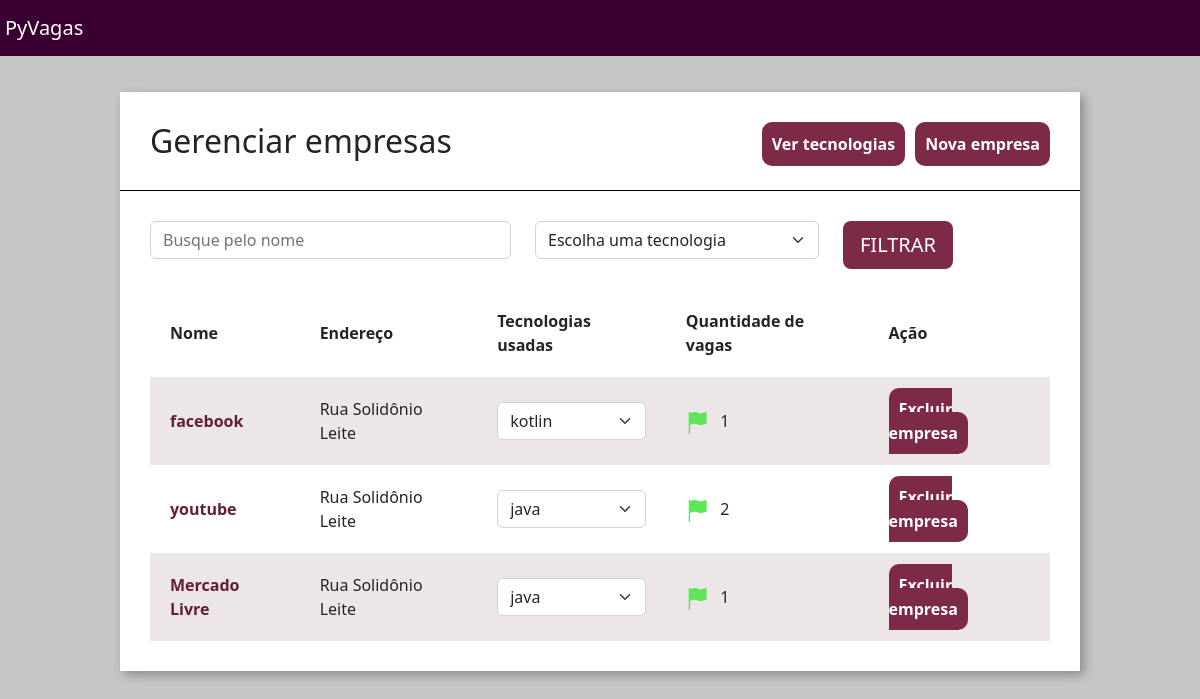
The app's page /home/empresas/, older data.
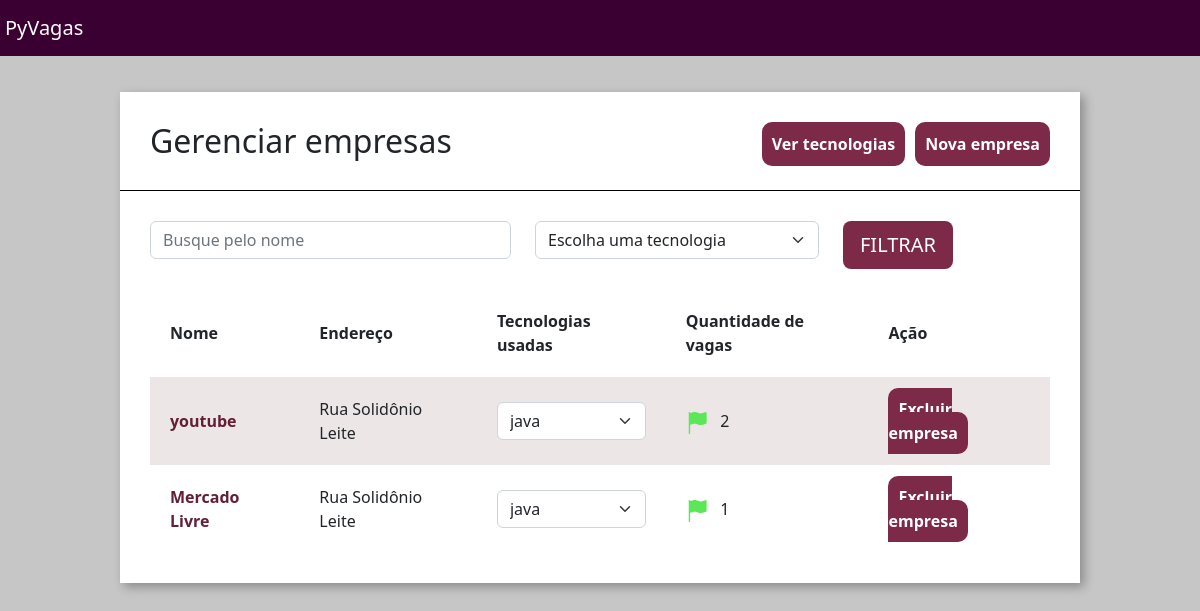
The same page, newer data.
### empresa/models.py (models this page shows, shortened)
class Empresa(models.Model):
    choices_nicho_mercado = (
        ('P', 'Programação'),
        ('S', 'Suporte Técnico'),
        ('E', 'Engenharia')
    )
    logo = models.ImageField(upload_to="logo_empresa", null=True, blank=True)
    nome = models.CharField(max_length=30)
    email = models.EmailField()
    cidade = models.CharField(max_length=30)
    tecnologias = models.ManyToManyField(Tecnologias)
    endereco = models.CharField(max_length=60)
    nicho_mercado = models.CharField(max_length=3, choices=choices_nicho_mercado)
    caracteristica_empresa = models.TextField()
    def qtd_vagas(self):
        return Vagas.objects.filter(empresa__id=self.id).count()

### empresa/views.py (the view)
# urls.py: path('empresas/',views.empresas, name='empresas'),
def empresas(request):
    technologias_filtrar = request.GET.get('tecnologias')
    nome_filtrar = request.GET.get('nome')
    empresas = Empresa.objects.all()
    if technologias_filtrar:
        empresas = empresas.filter(tecnologias = technologias_filtrar)
    if nome_filtrar:
        empresas = empresas.filter(nome__icontains = nome_filtrar)
    tecnologias = Tecnologias.objects.all()
    return render(request, 'empresas.html', {'empresas': empresas, 'tecnologias': tecnologias})

### empresa/models.py (called while the page is built)
    def __str__(self):
        return self.tecnologia

### empresa/templatetags/filtro.py (called while the page is built)
@register.filter(name='is_par')
def is_par(valor):
    return True if valor % 2 == 0 else False

### empresa/templates/empresas.html (shortened to what this page needs)
{% extends 'base.html' %}
{% load static %}
{% load filtro %}
{% block 'head' %}
    <link href="{% static 'empresa/css/empresas.css' %}" rel="stylesheet">
{% endblock %}
{% block 'body' %}
    <div class="wrapper">
        <div class="box">
            <div class="header-box">
                <h2 class="titulo">Gerenciar empresas</h2>
                <a href="{% url 'nova_empresa' %}" class="btn-nova-empresa">Nova empresa</a>
                <a href="{% url 'tecnologias'%}" class="btn-nova-empresa">Ver tecnologias</a>
            </div>
            <div class="borda-box"></div>
            <div class="body-box">
                <form action="{% url 'empresas' %}" method="GET"> {% csrf_token %}
                <div class="row">
                        <div class="col-md-5">
                            <input type="text" placeholder="Busque pelo nome" class="form-control" name="nome">
                        </div>
                        <div class="col-md-4">
                            <select class="form-select" name="tecnologias">
                                        <option value="" disabled selected hidden>Escolha uma tecnologia</option>
                            </select>
                        </div>
                    <div class="col-md-3">
                        <input type="submit" value="FILTRAR" class="btn btn-lg btn-filtro">
                    </div>
                </div>
                </form>
                <table class="tabela" cellpadding="20">
                    <tr>
                        <th>Nome</th>
                        <th>Endereço</th>
                        <th>Tecnologias usadas</th>
                        <th>Quantidade de vagas</th>
                        <th>Ação</th>
                    </tr>
                    {% for empresa in empresas%}
                    <tr {% if not forloop.counter|is_par %} class="tabela-linha" {% endif %}>
                        <td> <a href="{% url 'empresa_unica' empresa.id %}" class="links"> {{empresa.nome}} </a> </td>
                        <td>{{empresa.endereco}}</td>
                        <td>
                            <select class="form-select">
                                {% for tech in empresa.tecnologias.all %}
                                    <option>{{tech}}</option>
                                {% endfor %}
                            </select>
                        </td>
                        <td>
                            {% if empresa.qtd_vagas > 0 %}
                                <img src="{% static 'empresa/img/flag_green.png' %}">
                            {% else %}
                                <img src="{% static 'empresa/img/flag_red.png' %}">
                            {% endif %}
                            &nbsp&nbsp{{empresa.qtd_vagas}}
                        </td>
                        <td>
                            <a href="{% url 'excluir_empresa' empresa.id %}" class="btn-excluir">Excluir empresa</a>
                        </td>
                    </tr>
                {% endfor %}
                </table>
            </div>
        </div>
    </div>
{% endblock%}

Row changes from the older to the newer data that the page shows:
removed Empresa: nome "facebook", endereco "Rua Solidônio Leite", qtd_vagas "1"
